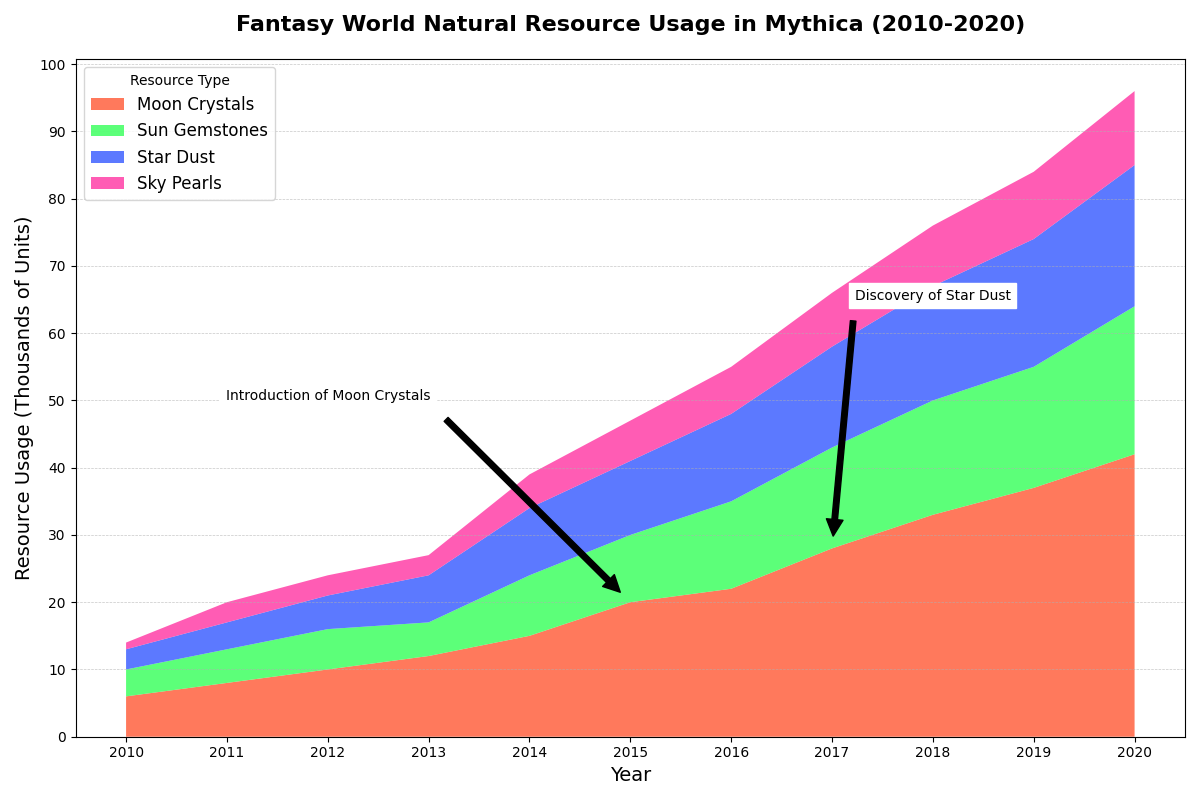

Write the Python code that produced this figure.
import matplotlib.pyplot as plt
import numpy as np

# Years from 2010 to 2020
years = np.arange(2010, 2021)

# Resource usage data (in thousands of units) with manually altered values
moon_crystals = np.array([6, 8, 10, 12, 15, 20, 22, 28, 33, 37, 42])
sun_gemstones = np.array([4, 5, 6, 5, 9, 10, 13, 15, 17, 18, 22])
star_dust = np.array([3, 4, 5, 7, 10, 11, 13, 15, 17, 19, 21])
sky_pearls = np.array([1, 3, 3, 3, 5, 6, 7, 8, 9, 10, 11])

resource_data = np.vstack([moon_crystals, sun_gemstones, star_dust, sky_pearls])

fig, ax = plt.subplots(figsize=(12, 8))
ax.stackplot(years, resource_data, labels=['Moon Crystals', 'Sun Gemstones', 'Star Dust', 'Sky Pearls'],
             colors=['#FF5733', '#33FF57', '#3357FF', '#FF33A1'], alpha=0.8)

ax.set_title('Fantasy World Natural Resource Usage in Mythica (2010-2020)', fontsize=16, fontweight='bold', pad=20)
ax.set_xlabel('Year', fontsize=14)
ax.set_ylabel('Resource Usage (Thousands of Units)', fontsize=14)

ax.legend(loc='upper left', fontsize=12, title='Resource Type')

ax.set_xticks(years)
ax.set_yticks(np.arange(0, 101, 10))

ax.yaxis.grid(True, linestyle='--', linewidth=0.5, alpha=0.7)

ax.annotate('Introduction of Moon Crystals', xy=(2015, 20), xytext=(2012, 50),
            arrowprops=dict(facecolor='black', shrink=0.05),
            fontsize=10, ha='center', backgroundcolor='white')

ax.annotate('Discovery of Star Dust', xy=(2017, 28), xytext=(2018, 65),
            arrowprops=dict(facecolor='black', shrink=0.05),
            fontsize=10, ha='center', backgroundcolor='white')

plt.tight_layout()
plt.show()
